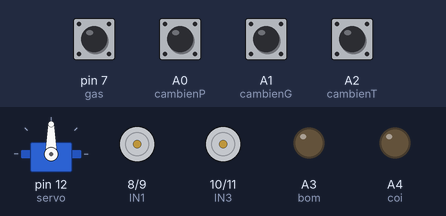
Bench run of a sketch on a simulated Arduino Uno, built with avr-gcc and run on an emulated ATmega328P. Parts: servo, motor-driver pin pairs drawn as motors (green arrow = first pin HIGH = forward, orange = second pin HIGH = backward, longer = more drive), output pins drawn as LEDs (lit = HIGH). Inputs (shaded band) come from the test bench; at power-on: A0 (cambienP), A1 (cambienG), A2 (cambienT), pin 7 (gas) HIGH. What the sketch prints to the serial monitor is not drawn.

Above: at 14.2 s.
14.3 s: A1 (cambienG) pulled LOW for 0.15 s
At 16.6 s:
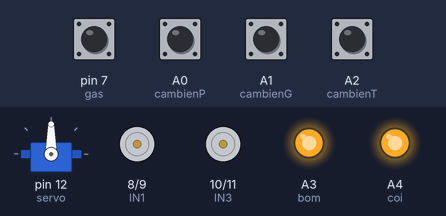
17.4 s: A0 (cambienP) pulled LOW for 1 s
At 20.8 s:
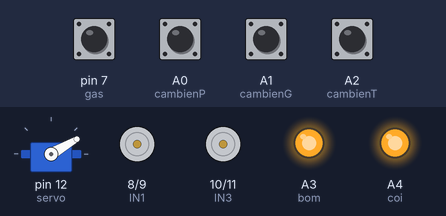
21.4 s: A2 (cambienT) pulled LOW for 0.15 s
At 24.2 s:
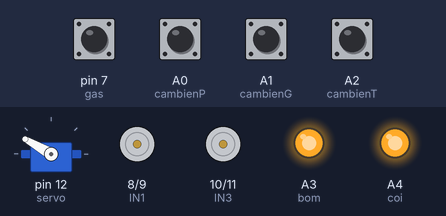
24.5 s: A0 (cambienP) pulled LOW for 0.15 s
At 25.2 s:
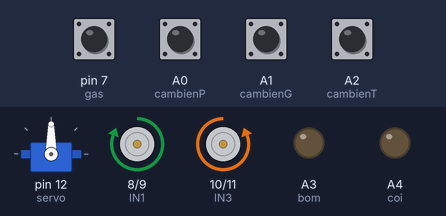
27.6 s: pin 7 (gas) pulled LOW for 0.15 s
At 28.8 s:
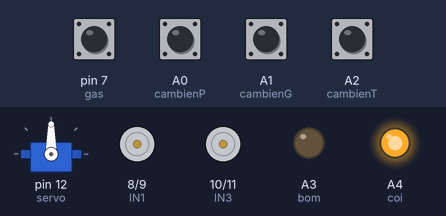
30.7 s: A2 (cambienT) pulled LOW for 1 s
At 31.9 s:
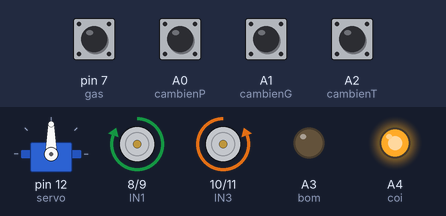
Timing chart, 0 to 35.7 s (numbered marks = the images above; inputs shaded):
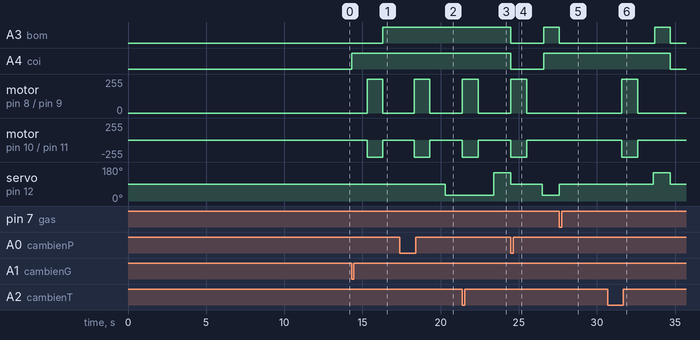

Measured:
- after the input at 14.3 s, A3 (bom): LOW → HIGH after 2.0 s; A4 (coi): LOW → HIGH at once; motor on pin 8 (IN1) / pin 9 (IN2): stopped → forward 255/255 after 1.0 s, → stopped 1.0 s later; motor on pin 10 (IN3) / pin 11 (IN4): stopped → backward 255/255 after 1.0 s, → stopped 1.0 s later
- after the input at 17.4 s, A3 (bom), A4 (coi): stays HIGH (without the input it goes to LOW after 0.90 s); motor on pin 8 (IN1) / pin 9 (IN2): stopped → forward 255/255 after 0.90 s, → stopped 1.0 s later; motor on pin 10 (IN3) / pin 11 (IN4): stopped → backward 255/255 after 0.90 s, → stopped 1.0 s later; servo on pin 12 (servo): 90° → 30° after 2.9 s
- after the input at 21.4 s, A3 (bom), A4 (coi): stays HIGH (without the input it goes to LOW after 0.00 s); motor on pin 8 (IN1) / pin 9 (IN2): stopped → forward 255/255 at once, → stopped 1.0 s later; motor on pin 10 (IN3) / pin 11 (IN4): stopped → backward 255/255 at once, → stopped 1.0 s later; servo on pin 12 (servo): 30° → 150° after 2.0 s
- after the input at 24.5 s, motor on pin 8 (IN1) / pin 9 (IN2): stopped → forward 255/255 at once, → stopped 1.0 s later; motor on pin 10 (IN3) / pin 11 (IN4): stopped → backward 255/255 at once, → stopped 1.0 s later
- after the input at 27.6 s, A4 (coi): stays HIGH (without the input it goes to LOW after 0.00 s)
- after the input at 30.7 s, A3 (bom): LOW → HIGH after 3.0 s, → LOW 1.0 s later; A4 (coi): HIGH → LOW after 4.0 s instead of 0.90 s

The sketch:

XE_CHUA_CHAY.ino
```cpp
#include <Servo.h>
Servo servo;
#define cambienP A0
#define cambienG A1
#define cambienT A2
#define bom A3
#define gas 7
#define IN1 8
#define IN2 9
#define IN3 10
#define IN4 11
#define coi A4
void setup() {
  // put your setup code here, to run once:
  servo.attach(12);
  Serial.begin(9600);
  servo.write(90);
pinMode(cambienP, INPUT_PULLUP);
pinMode(cambienG, INPUT_PULLUP);
pinMode(cambienT, INPUT_PULLUP);
pinMode(gas, INPUT_PULLUP);
pinMode(bom, OUTPUT);
pinMode(IN1, OUTPUT);
pinMode(IN2, OUTPUT);
pinMode(IN3, OUTPUT);
pinMode(IN4, OUTPUT);
pinMode(coi, OUTPUT);
delay(5000);
delay(1000);
  Serial.println("AT"); //Check GSM Module
  delay(1000);
  Serial.println("ATE1"); //Echo ON
  delay(1000);
  Serial.println("AT+CPIN?"); //Check SIM ready
  delay(1000);
  Serial.println("AT+CMGF=1"); //SMS text mode
  delay(1000);
  Serial.println("AT+CNMI=2,2,0,0,0"); //set sms received format
  delay(3000);
}
void tien(){
  digitalWrite(IN1, HIGH);
  digitalWrite(IN2, LOW);
  digitalWrite(IN3, LOW);
  digitalWrite(IN4, HIGH);
}

void trai(){
  digitalWrite(IN1, HIGH);
  digitalWrite(IN2, LOW);
  digitalWrite(IN3, LOW);
  digitalWrite(IN4, LOW);
}

void phai(){
  digitalWrite(IN1, LOW);
  digitalWrite(IN2, LOW);
  digitalWrite(IN3, LOW);
  digitalWrite(IN4, HIGH);
}
void dung(){
  digitalWrite(IN1, LOW);
  digitalWrite(IN2, LOW);
  digitalWrite(IN3, LOW);
  digitalWrite(IN4, LOW);
}
void loop() {
 if(digitalRead(gas) == 0){
  digitalWrite(coi, HIGH);
   Serial.println("AT+CMGF=1");
    delay(1000);
    Serial.println("AT+CMGS=\"+0777015705\"\r");   //Số điện thoại nhận tin nhắn phản hồi
    delay(1000);
    Serial.print("PHAT HIEN RO RI KHI GAS");
    delay(1000);
    Serial.println((char)26); //ascii code for ctrl-26 //Serial.println((char)26); //ascii code for ctrl-26
    delay(1000);
  }
if(digitalRead(cambienG) == 0){
  digitalWrite(coi, HIGH);
   Serial.println("ATD+84777015705;");
   delay(1000);
   tien();
  delay(1000);
  dung();
  digitalWrite(bom, HIGH);

  delay(2000);
  servo.write(90);

}

if(digitalRead(cambienP) == 0){
  tien();
  delay(1000);
  dung();
  delay(1000);
  servo.write(30);
  delay(100);
  digitalWrite(coi, HIGH);
  digitalWrite(bom, HIGH);
  delay(1000);

}

if(digitalRead(cambienT) == 0){
   tien();
  delay(1000);
  dung();
  delay(1000);
  servo.write(150);
  delay(100)
  ;
  digitalWrite(bom, HIGH);
  digitalWrite(coi, HIGH);
  delay(1000);
}
if(digitalRead(cambienT) == 1 && digitalRead(cambienT) == 1 && digitalRead(cambienT) == 1)
{digitalWrite(bom,LOW);
digitalWrite(coi, LOW);
  dung();
  servo.write(90);
}
}
```
